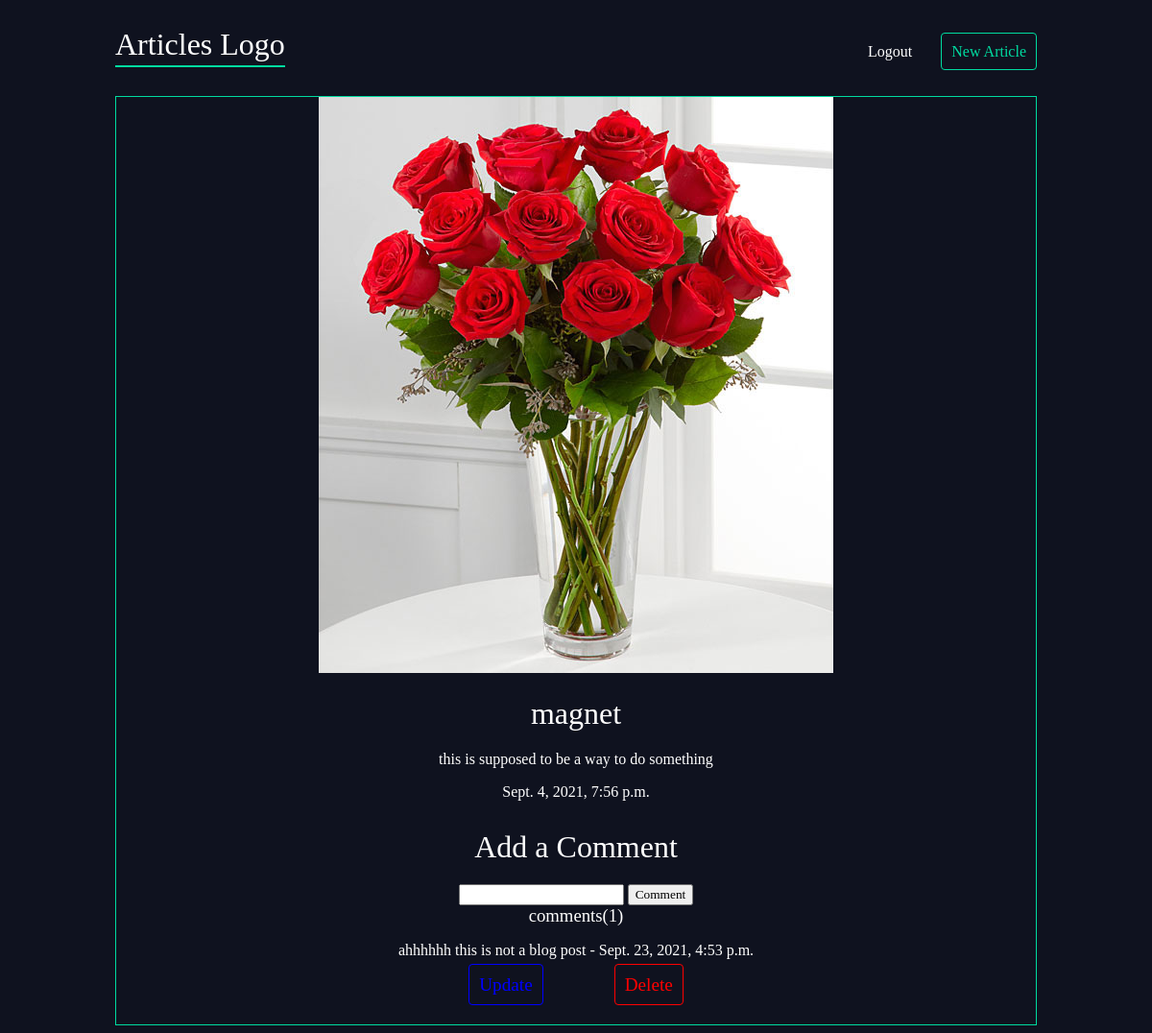
The app's page /magnet (signed in) with its own data.
### articles/models.py (models this page shows, shortened)
class Articles(models.Model):
	title = models.CharField(max_length=100)
	body = models.TextField()
	slug = models.SlugField()
	date = models.DateTimeField(auto_now_add=True)
	thumb = models.ImageField(default="default.jpg", blank=True)
	author = models.ForeignKey(User, default=None, on_delete=models.CASCADE)
	def num_comment(self):
		return len(self.comments.all())
	def get_all_comment(self):
		return self.comments.all()

class Comment(models.Model):
	title = models.CharField(max_length=100)
	date = models.DateTimeField(auto_now_add=True)
	author = models.ForeignKey(User, default=None, null=True, on_delete=models.SET_NULL, related_name="comments")
	article = models.ForeignKey(Articles, on_delete=models.CASCADE, related_name="comments")

### articles/views.py (the view)
# urls.py: path("<str:slug>", views.article_detail, name="detail"),
def article_detail(request, slug):
	article = get_object_or_404(Articles, slug=slug)
	print(article.thumb.url)
	comments = article.comments.all()
	context = {
		"article": article,
		"comments": comments
	}
	return render(request, "articles/article_detail.html", context)

### articles/templates/articles/article_detail.html (shortened to what this page needs)
{% extends "base_layout.html" %}
{% block content %}
	<div class="article-detail">
		<div class="article">
			<div style="text-align: center;">
				<img src="{{ article.thumb.url }}"/>
			</div>
			<h2>{{ article.title }}</h2>
			<p>{{ article.body }}</p>
			<p>{{ article.date }}</p>
			<div class="options">
			<h2>Add a Comment</h2>
			<form action="{% url 'articles:article_comment' slug=article.slug %}" method="POST">
				<input type="text" name="title">
				<input type="submit" value="Comment">
			</form>
			{% if article.num_comment != 0 %}
				<h3>comments({{ article.num_comment }})</h3>
				{% for comment in article.get_all_comment %}
				<p>{{ comment.title }} - {{ comment.date }}</p>
				{% endfor %}
			{% endif %}
			{% if user == article.author %}
				<a class="option upd" href="{% url 'articles:update' slug=article.slug %}">Update</a>
				<a class="option del" href="{% url 'articles:delete' slug=article.slug %}">Delete</a>
			{% endif %}
		    </div>
		</div>
	</div>
{% endblock %}

### assets/style.css (style rules this page uses)
body { background-color: #0f121f; color: white; }
body * { font-family: Ubuntu; }
h1, h2, h3, h5 { font-weight: normal; margin: 0; }
a, a:hover, a:visited { color: #fff; text-decoration: none; }
.article { padding: 10px; border: 1px solid #00dba0; position: relative; padding-bottom: 40px; }
.article-detail .article { padding: 0; }
.article-detail .article img { max-width: 100%; }
.article-detail .article h2 { text-align: center; margin: 20px auto; font-size: 2em; }
.article-detail .article p { text-align: center; }
.article-detail .article .options { margin: 10px; text-align: center; margin: 30px; }
.article-detail .article a.del { font-size: 1.2em; margin-left: 50px; margin: 20px; border: 1px solid red; color: red; padding: 10px; border-radius: 4px; }
.article-detail .article a.upd { margin: 20px; margin-right: 50px; border: 1px solid blue; color: blue; padding: 10px; border-radius: 4px; font-size: 1.2em; }

### records on screen
Articles: thumb (placeholder picture), title "magnet", body "this is supposed to be a way to do something", date "Sept. 4, 2021, 7:56 p.m.", num_comment "1"
Comment: title "ahhhhhh this is not a blog post", date "Sept. 23, 2021, 4:53 p.m."
